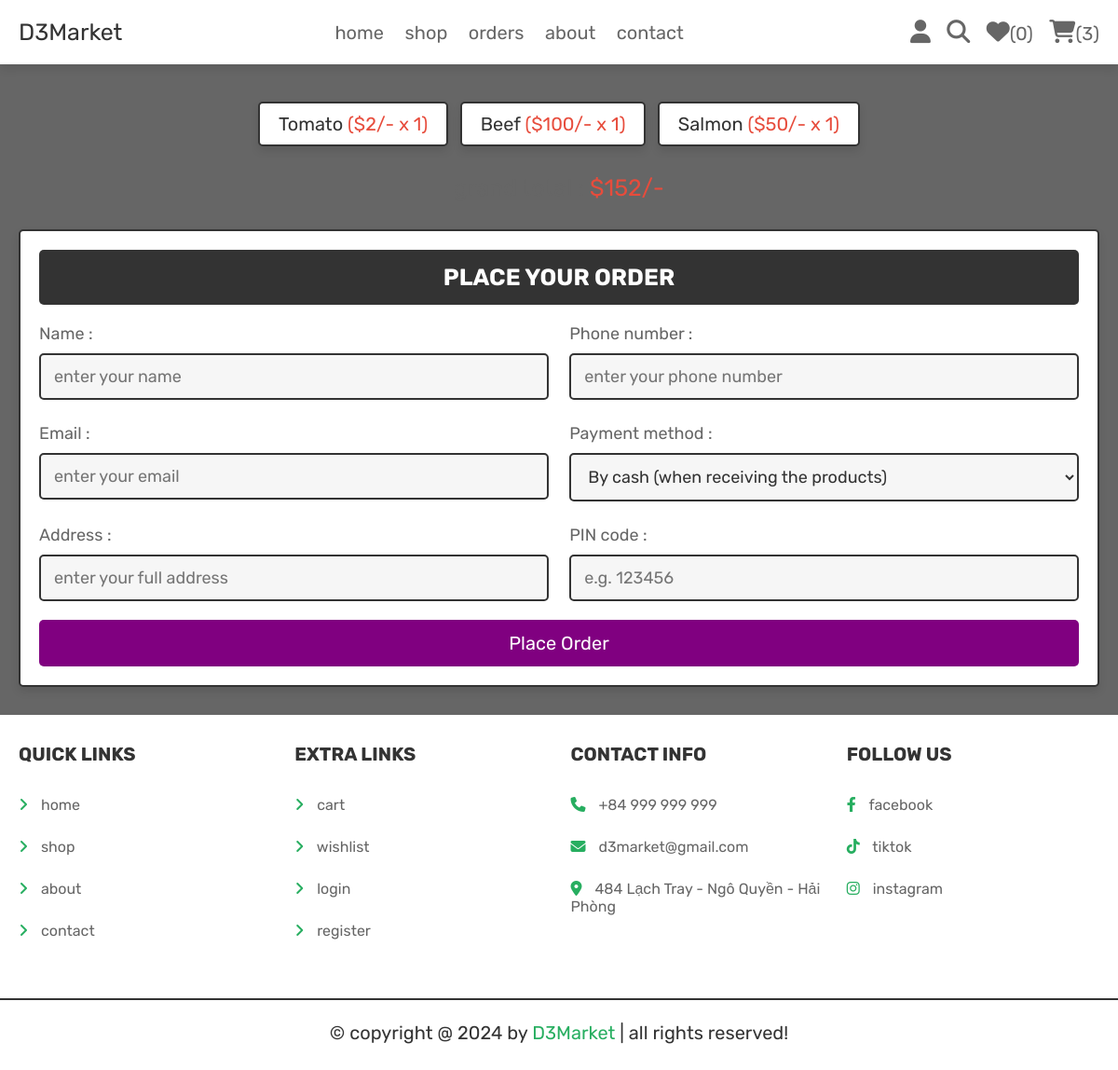
Screenshot of /checkout.php (signed in) with the database file from the repository.
### tables this page shows
CREATE TABLE `cart` (
  `id` int(100) NOT NULL,
  `user_id` int(100) NOT NULL,
  `pid` int(100) NOT NULL,
  `name` varchar(100) NOT NULL,
  `price` int(100) NOT NULL,
  `quantity` int(100) NOT NULL,
  `image` varchar(100) NOT NULL
);

### checkout.php (the view, shortened to what this page needs)
<?php
@include 'config.php';
$user_id = $_SESSION['user_id'];
?>
<!DOCTYPE html>
<html lang="en">
<head>
   <link rel="stylesheet" href="https://cdnjs.cloudflare.com/ajax/libs/font-awesome/6.1.1/css/all.min.css">
   <link rel="stylesheet" href="css/style.css">
</head>
<body>
<?php include 'header.php'; ?>
<section class="display-orders">
   <?php
      $cart_grand_total = 0;
      $select_cart_items = $conn->prepare("SELECT * FROM `cart` WHERE user_id = ?");
      $select_cart_items->execute([$user_id]);
      if($select_cart_items->rowCount() > 0){
         while($fetch_cart_items = $select_cart_items->fetch(PDO::FETCH_ASSOC)){
            $cart_total_price = ($fetch_cart_items['price'] * $fetch_cart_items['quantity']);
            $cart_grand_total += $cart_total_price;
   ?>
   <p> <?= $fetch_cart_items['name']; ?> <span>(<?= '$'.$fetch_cart_items['price'].'/- x '. $fetch_cart_items['quantity']; ?>)</span> </p>
   <?php
    }
   }else{
      echo '<p class="empty">your cart is empty!</p>';
   }
   ?>
   <div class="grand-total">grand total : <span>$<?= $cart_grand_total; ?>/-</span></div>
</section>
<section class="checkout-orders">
   <form action="" method="POST">
      <h3>place your order</h3>
      <div class="flex">
         <div class="inputBox">
            <span>Name :</span>
            <input type="text" name="name" placeholder="enter your name" class="box" required>
         </div>
         <div class="inputBox">
            <span>Phone number :</span>
            <input type="number" name="number" placeholder="enter your phone number" class="box" required>
         </div>
         <div class="inputBox">
            <span>Email :</span>
            <input type="email" name="email" placeholder="enter your email" class="box" required>
         </div>
         <div class="inputBox">
            <span>Payment method :</span>
            <select name="method" class="box" required>
               <option value="cash on delivery">By cash (when receiving the products)</option>
            </select>
         </div>
         <div class="inputBox">
            <span>Address :</span>
            <input type="text" name="address" placeholder="enter your full address" class="box" required>
         </div>
         <div class="inputBox">
            <span>PIN code :</span>
            <input type="number" min="0" name="pin_code" placeholder="e.g. 123456" class="box" required>
         </div>
      </div>
      <input type="submit" name="order" class="btn <?= ($cart_grand_total > 0)?'':'disabled'; ?>" value="place order">
   </form>
</section>
<?php include 'footer.php'; ?>
</body>
</html>

### css/style.css (style rules this page uses)
.display-orders { text-align: center; padding-bottom: 0; }
.display-orders p { display: inline-block; padding:1rem 2rem; margin:1rem .5rem; font-size: 2rem; text-align: center; border:var(--border); background-color: var(--white); box-shadow: var(--box-shadow); border-radius: .5rem; }
.display-orders p span { color:var(--red); }
.display-orders .grand-total { margin-top: 2rem; font-size: 2.5rem; color:var(--light-color); }
.display-orders .grand-total span { color:var(--red); }
.checkout-orders form { padding:2rem; border:var(--border); background-color: var(--white); box-shadow: var(--box-shadow); border-radius: .5rem; }
.checkout-orders form h3 { border-radius: .5rem; background-color: var(--black); color:var(--white); padding:1.5rem 1rem; text-align: center; text-transform: uppercase; margin-bottom: 2rem; font-size: 2.5rem; }
.checkout-orders form .flex { display: flex; flex-wrap: wrap; gap:1.5rem; justify-content: space-between; }
.checkout-orders form .flex .inputBox { width: 49%; }
.checkout-orders form .flex .inputBox .box { width: 100%; border:var(--border); border-radius: .5rem; font-size: 1.8rem; color:var(--black); padding:1.2rem 1.4rem; margin:1rem 0; background-color: var(--light-bg); }
.checkout-orders form .flex .inputBox span { font-size: 1.8rem; color:var(--light-color); }

### css/components2.css (style rules this page uses)
:root { --green:#27ae60; --orange:#f39c12; --red:#e74c3c; --black:#333; --light-color:#666; --white:#fff; --light-bg:#f6f6f6; --border:.2rem solid var(--black); --box-shadow:0 .5rem 1rem rgba(0,0,0,.1); --purple:#800080; }
* { font-family: 'Rubik', sans-serif; margin:0; padding:0; box-sizing: border-box; outline: none; border:none; text-decoration: none; color:var(--black); }
body { background-color: var(--light-color) ; }
html { font-size: 62.5%; overflow-x: hidden; scroll-behavior: smooth; scroll-padding-top: 6.5rem; }
section { padding:3rem 2rem; max-width: 1200px; margin:0 auto; }
.btn, .delete-btn, .option-btn { display: block; width: 100%; margin-top: 1rem; border-radius: .5rem; color:var(--white); font-size: 2rem; padding:1.3rem 3rem; text-transform: capitalize; cursor: pointer; text-align: center; }
.btn { background-color: var(--purple); }

### rows the page displays
cart: name "Tomato", price "2", quantity "1"
cart: name "Beef", price "100", quantity "1"
cart: name "Salmon", price "50", quantity "1"

### other values shown
$count_wishlist_items->rowCount() "0"
$count_cart_items->rowCount() "3"
$cart_grand_total "152"
